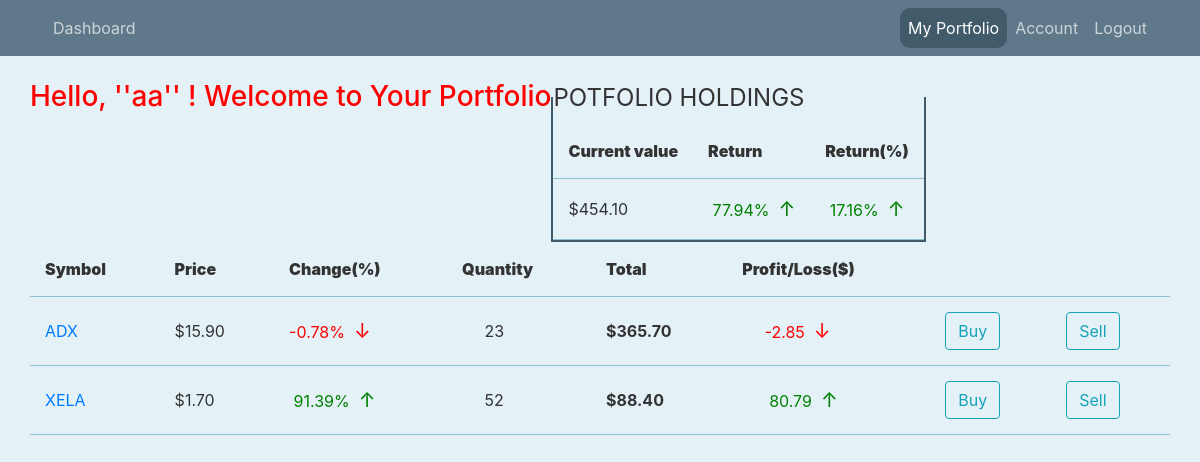
/portfolio (signed in), run on the app's committed database.
### stockchart/models.py (models this page shows, shortened)
class User(db.Model,UserMixin):
    id = db.Column(db.Integer,primary_key=True)
    firstname = db.Column(db.String(20),unique=False,nullable=False)
    lastname = db.Column(db.String(20),unique=False,nullable=True)
    username = db.Column(db.String(20),unique=True,nullable=False)
    email = db.Column(db.String(120),unique=True,nullable=False)
    image_file = db.Column(db.String(20),nullable=False,default='default.jpg')
    password = db.Column(db.String(60),nullable = False)
    stocks = db.Column(db.String,nullable=False,default='.')

class Stock(db.Model):
    id = db.Column(db.Integer,primary_key=True,autoincrement=True)
    symbol = db.Column(db.String(10),nullable=False)
    price = db.Column(db.String(100),nullable=False)
    percent_change = db.Column(db.Text,nullable = False)
    name = db.Column(db.Text,nullable = False)
    change = db.Column(db.Text,nullable = False)

### stockchart/routes.py (the view)
@login_required
@app.route("/portfolio",methods=['GET'])
def portfolio():
    if current_user.is_authenticated:
        user_stocks = []
        if(current_user.stocks != '.'):
            user_stocks = list(int(i) for i in current_user.stocks[1:-1].split('.'))
        stocks = []
        stock_ids = set(user_stocks)
        for stock_id in stock_ids:
            map = {}
            stock = Stock.query.get_or_404(stock_id)
            map['symbol'] = stock.symbol
            map['price'] = stock.price
            map['percent_change'] = stock.percent_change
            map['count'] = user_stocks.count(stock_id)
            map['id'] = stock_id
            total = "{:.2f}".format(float(stock.price)*user_stocks.count(stock_id))
            map['total']=total
            pro_loss = format(float(total)*(float(stock.percent_change)/100),'.2f')
            map['pro_loss'] = pro_loss
            stocks.append(map)
        current_value = 0
        return_value = 0
        for map in stocks:
            current_value += float(map['total'])
            return_value += float(map['pro_loss'])
        return_percent = str(format((return_value/current_value)*100,'.2f'))
        current_value = format(current_value,'.2f')
        return_value = str(format(return_value,'.2f'))
        no_of_stocks = len(stocks)
        return render_template('portfolio.html',stocks=stocks,no_of_stocks=no_of_stocks,current_value=current_value,return_value=return_value,return_percent=return_percent)
    else:
        return redirect(url_for('login'))

### stockchart/models.py (called while the page is built)
@login_manager.user_loader
def load_user(user_id):
    return User.query.get(int(user_id))

### stockchart/templates/portfolio.html (shortened to what this page needs)
{% extends 'layout.html' %}
{% block content %}
        <marquee><h3 style="color: red;"> Hello, ''{{ current_user.username }}'' ! Welcome to Your Portfolio</h3></marquee>
        <form>
          <fieldset class="portfolio-value">
            <legend style="text-transform:uppercase;fonr-size:1.6em">Potfolio Holdings</legend>
           <div>
            <table style="width: 100%;">
              <thead style="height: 50px;">
                <th><b>Current value</b></th>
                <th><b>Return</b></th>
                <th><b>Return(%)</b></th>
              </thead>
              <tr>
              <td>
                ${{ current_value}}
              </td>
                {%if return_value[0] != '-'%}
          <td class="profit">&nbsp;{{ return_value }}%&nbsp;&nbsp;<span>&#8593;</span></td>
          {%else%}
          <td class="loss">{{ return_value }}%&nbsp;&nbsp;<span>&#8595;</span></td>
          {%endif%}
              {%if return_percent[0] != '-'%}
          <td class="profit">&nbsp;{{ return_percent }}%&nbsp;&nbsp;<span>&#8593;</span></td>
          {%else%}
          <td class="loss">{{ return_percent }}%&nbsp;&nbsp;<span>&#8595;</span></td>
          {%endif%}
              </tr>
            </table>
           </div>
          </fieldset>
        </form>
        <table style="width: 100%;">
          <thead style="height: 50px;">
            <th><b>Symbol</b></th>
            <th><b>Price</b></th>
            <th><b>Change(%)</b></th>
            <th><b>Quantity</b></th>
            <th><b>Total</b></th>
            <th><b>Profit/Loss($)</b></th>
          </thead>
          {%for stock in stocks%}
          <tr>
          <td><a href="{{url_for('stock',stock_id=stock.id)}}">{{ stock.symbol }}</a></td>
          <td>${{ stock.price }}</td>
          {%if stock.percent_change[0] != '-'%}
          <td class="profit">&nbsp;{{ stock.percent_change }}%&nbsp;&nbsp;<span>&#8593;</span></td>
          {%else%}
          <td class="loss">{{ stock.percent_change }}%&nbsp;&nbsp;<span>&#8595;</span></td>
          {%endif%}
          <td>&nbsp;&nbsp;&nbsp;&nbsp;&nbsp;{{ stock.count }}</td>
          <td><b>${{  stock.total }}</b></td>
          {%if stock.percent_change[0] != '-'%}
          <td class="profit">&nbsp;&nbsp;&nbsp;&nbsp;&nbsp;&nbsp;{{ stock.pro_loss }}&nbsp;&nbsp;<span>&#8593;</span></td>
          {%else%}
          <td class="loss">&nbsp;&nbsp;&nbsp;&nbsp;&nbsp;{{ stock.pro_loss }}&nbsp;&nbsp;<span>&#8595;</span></td>
          {%endif%}
          {%if current_user.is_authenticated%}
          <td><a href="{{url_for('buy_stock',stock_id=stock.id)}}"><button class='btn btn-outline-info'>Buy</button></a></td>
          <td><a href="{{url_for('sell_stock',stock_id=stock.id)}}"><button class='btn btn-outline-info'>Sell</button></a></td>
          {%endif%}
          </tr>
          {%endfor%}
        </table>
{% endblock content %}

### stockchart/templates/layout.html (shortened to what this page needs)
<!DOCTYPE html>
<html>
<head>
    <link rel="stylesheet" href="https://cdn.jsdelivr.net/npm/bootstrap@4.3.1/dist/css/bootstrap.min.css">
    <link rel="stylesheet" type="text/css" href="{{url_for('static',filename='main.css') }}">
</head>
<body >
    <header class="site-header">
        <nav class="navbar navbar-expand-md navbar-dark bg-steel fixed-top">
          <div class="container">
            <div class="collapse navbar-collapse" id="navbarToggle">
              <div class="navbar-nav mr-auto">
                <a class="nav-item nav-link" id="nv" href="{{url_for('dashboard')}}"  >Dashboard</a>
              </div>
              <div class="navbar-nav">
                {%if current_user.is_authenticated%}
                <a class="nav-item nav-link" id="nv" href="{{url_for('portfolio')}}">My Portfolio</a>
                <a class="nav-item nav-link" id="nv" href="{{url_for('account')}}">Account</a>
                <a class="nav-item nav-link" id="nv" href="{{url_for('logout')}}">Logout</a>
                {%else%}
                <a class="nav-item nav-link" id="nv" href="{{url_for('login')}}">Login</a>
                <a class="nav-item nav-link " href="{{url_for('register')}}">Register</a>
                {%endif%}
              </div>
            </div>
          </div>
        </nav>
      </header>
      <main role="main" class="container">
        <div class="row">
            {% block content %}{% endblock %}
      </main>
</body>
</html>

### stockchart/static/main.css (style rules this page uses)
body { background: rgb(228, 242, 248); color: #333333; margin-top: 5rem; }
h1, h2, h3, h4, h5, h6 { color: #444444; }
.bg-steel { background-color: #5f788a; }
.site-header .navbar-nav .nav-link { color: #cbd5db; }
.profit { color: green; }
.loss { color: red; }
tr { border-bottom: 0.5px solid rgb(141, 193, 212); }
th { padding: 15px; }
td { padding: 15px; }
span { font-size: 20px; }
a:is(:link, :active, :visited).active { background-color: rgb(65, 91, 107); border-radius: 10px; }
.portfolio-value { border: 2px solid rgb(65, 91, 107); width: 100%; }

### data on the page
User: username "aa"
Stock: symbol "ADX", price "15.90", percent_change "-0.78", count "23", total "365.70", pro_loss "-2.85"
Stock: symbol "XELA", price "1.70", percent_change "91.39", count "52", total "88.40", pro_loss "80.79"

### other printed values
{{ current_value }} "454.10"
{{ return_value }} "77.94"
{{ return_percent }} "17.16"
